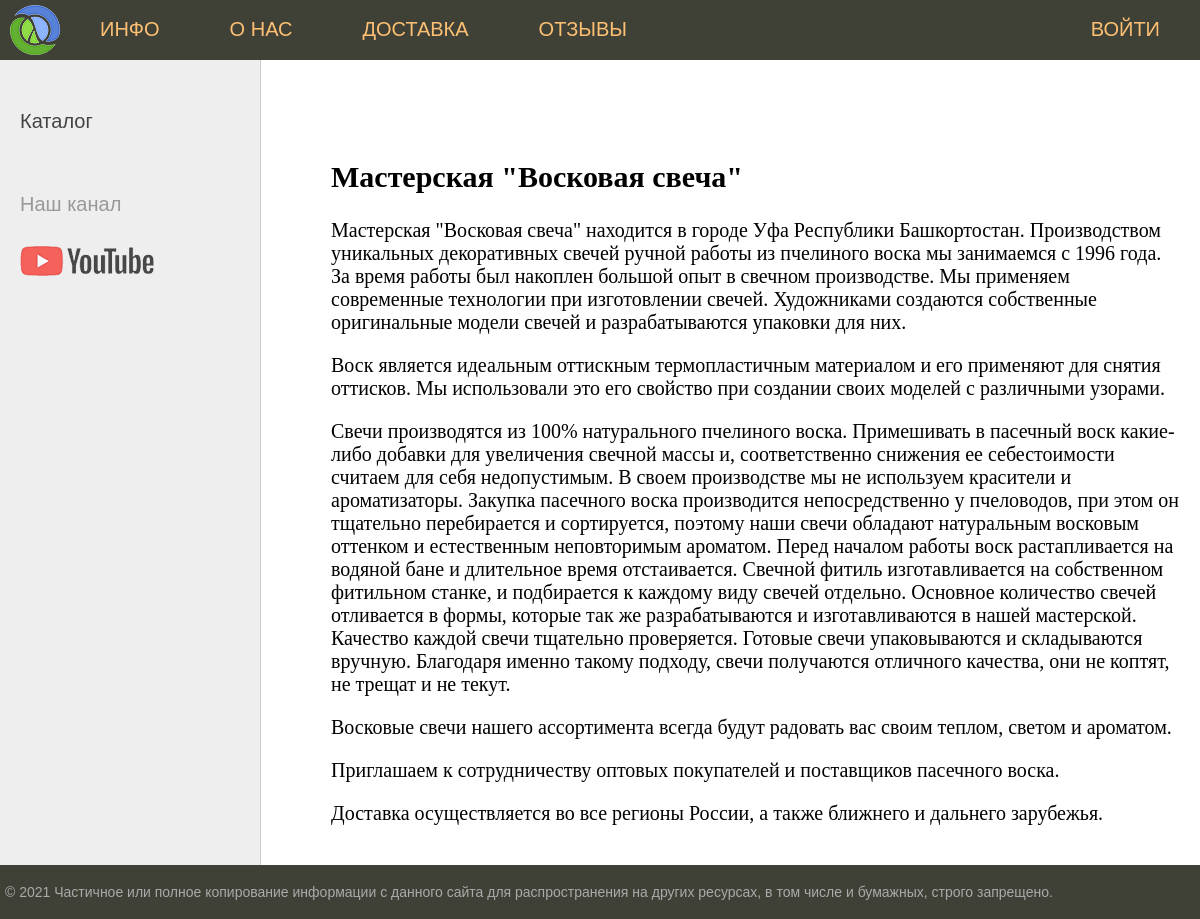
The page /about/ on the database its author committed.
### candle/models.py (models this page shows, shortened)
class About(models.Model):
    title = models.CharField(max_length=255, verbose_name='Заголовок')
    slug = models.SlugField(max_length=255, unique=True, db_index=True, verbose_name="URL")
    content = models.TextField(verbose_name='Контент')
    class Meta:
        verbose_name = 'О нас'
        verbose_name_plural = 'О нас'

### candle/views.py (the view)
# urls.py: path('about/', CandleAbout.as_view(), name='about'),
class CandleAbout(ListView):
    model = About
    template_name = 'candle/about.html'
    context_object_name = 'posts'
    def get_context_data(self, *, object_list=None, **kwargs):
        context = super().get_context_data(**kwargs)
        context['title'] = 'О нас'
        return context

### candle/models.py (called while the page is built)
    def get_absolute_url(self):
        return reverse('catalog', kwargs={'cat_slug': self.slug})

### candle/templatetags/candle_tags.py (called while the page is built)
@register.inclusion_tag('candle/tags/list_menu.html')
def show_menu():
    return {"menu": menu}

@register.inclusion_tag('candle/tags/list_categories.html')
def show_categories(sort=None, cat_selected=0):
    if not sort:
        cats = Category.objects.all()
    else:
        cats = Category.objects.order_by(sort)
    return {"cats": cats, "cat_selected": cat_selected}

### candle/templates/candle/about.html
{% extends 'candle/base.html' %}
{% block content %}
{% for p in posts %}
    <h2>{{p.title}}</h2>
    <p>{{p.content|linebreaks}}</p>
{% endfor %}
{% endblock %}

### candle/static/candle/css/styles.css (style rules this page uses)
html, body { font-family: 'Arial'; margin: 0; padding: 0; height: 100%; width: 100%; color: #444; }

### rows shown on the page
About: title "Мастерская \"Восковая свеча\"", content "Мастерская \"Восковая свеча\" находится в городе Уфа Республики Башкортостан. Производством уникальных декоративных свечей ручной работы из пчелиного воска мы занимаемся с 1996 года. За время работы был накоплен большой опыт в свечном производстве. Мы применяем современные технологии при изготовлении свечей. Художниками создаются собственные оригинальные модели свечей и разрабатываются упаковки для них. Воск является идеальным оттискным термопластичным материалом и его применяют для снятия оттисков. Мы использовали это его свойство при создании своих моделей с различными узорами. Свечи производятся из 100% натурального пчелиного воска. Примешивать в пасечный воск какие-либо добавки для…"

### other values the page prints
{{ m.title }} "ИНФО" "О НАС" "ДОСТАВКА" "ОТЗЫВЫ"
{{ m.title }} "ВОЙТИ"
